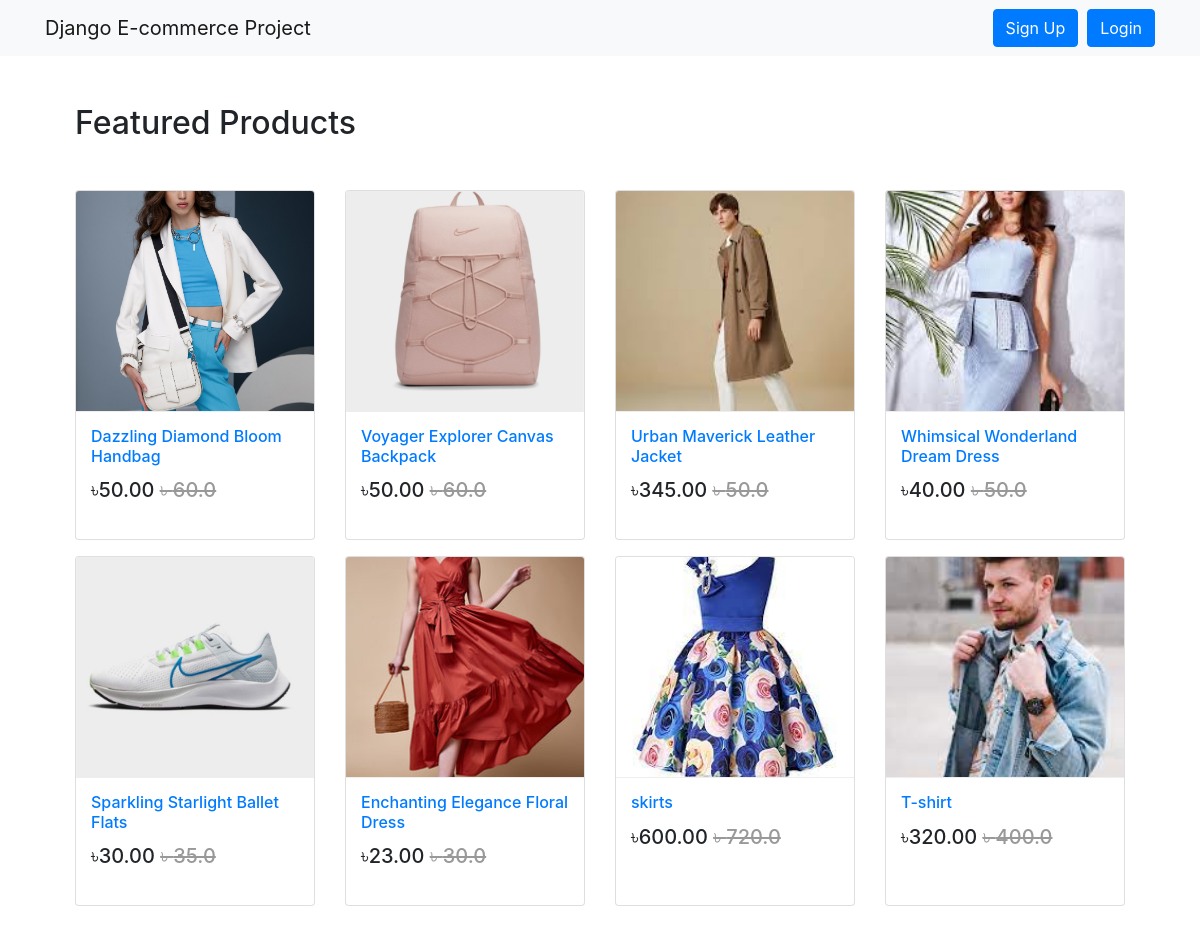
The page / on the database its author committed.
### shop/models.py (models this page shows, shortened)
class Product(models.Model):
    mainimage= models.ImageField(upload_to='Products')
    name=models.CharField(max_length=264)
    category=models.ForeignKey(Category,on_delete=models.CASCADE,related_name='category')
    preview_text=models.TextField(max_length=200,verbose_name='Preview Text')
    detail_text=models.TextField(max_length=1000,verbose_name='Description')
    price=models.FloatField()
    old_price=models.FloatField(default=0.00)
    created_date=models.DateTimeField(auto_now_add=True)
    class Meta:
        ordering=['-created_date']

### shop/views.py (the view)
# urls.py: path('',views.Home.as_view(),name="home"),
class Home(ListView):
    model=Product
    template_name='shop/home.html'

### templates/shop/home.html
{% extends 'base.html' %}
{% block content %}
<div class="container my-5">
    <h2 class="my-5">Featured Products</h2>
    <div class="row">{% for product in object_list %}
        <div class="col-md-6 col-sm-12 col-lg-3">
            <figure class="card card-product">
                <div class=" img-wrap">
                    <img src="{{product.mainimage.url}}" alt="{{product.name}}" width="100%" height="300px">
                </div>
                <figcaption class="info-wrap">
                    <h6 class="title"><a href="{% url 'product_detail' pk=product.pk %}">{{product.name}}</a></h6>
                    <div class="action-wrap">
                        <div class="price-wrap h5">
                            <span class="price-new"> &#2547;{{product.price|floatformat:2}}</span>
                            <span class="price-old"><strike> &#2547; {{product.old_price}}</strike></span>
                </figcaption>
            </figure>
        </div>{% endfor %}
    </div>
</div>
{% endblock content %}

### templates/base.html (shortened to what this page needs)
{% load static %}
<!DOCTYPE html>
<html lang="en">
<head>
    <link rel="stylesheet" href="https://stackpath.bootstrapcdn.com/bootstrap/4.3.1/css/bootstrap.min.css">
    <link href="https://cdnjs.cloudflare.com/ajax/libs/font-awesome/5.10.2/css/all.css" rel="stylesheet">
    <link rel="stylesheet" href="{% static 'css/main.css' %}">
</head>
<body>
    {% include 'navbar.html' %}
<div class="container">
    <div class="messages container mt-2">
    {% block content %}
    {% endblock content %}
</div>
</body>
</html>

### templates/navbar.html (shortened to what this page needs)
{% load cart_tags %}
<nav class="navbar navbar-expand-lg navbar-light bg-light">
  <div class="container">
    <a class="navbar-brand" href="{% url 'home' %}">Django E-commerce Project</a>
    <div class="collapse navbar-collapse" id="navbarNav">
      <ul class="navbar-nav ml-auto">
        <li class="nav-item">
            <a href="{% url 'signup' %}" class="btn btn-primary">Sign Up</a>&nbsp;&nbsp;
          </li>
        {% if request.user.is_authenticated %}
        <li class="nav-item">
          <a href="{% url 'cart' %}" class="nav-link">
              <i class="fa fa-shopping-cart"> Cart
              <sup><span class="badge badge-light">{{ request.user | cart_total }}</span></sup></i>
          </a>
        </li>
        <li class="nav-item">
        </li>
        <li class="nav-item dropdown">
          <a class="nav-link dropdown-toggle" href="#" id="navbarDropdown" role="button" data-toggle="dropdown" aria-haspopup="true" aria-expanded="false"><i class="fas fa-user-tie"></i> {{request.user.profile.username}}</a>
          <div class="dropdown-menu" aria-labelledby="nabbarDropdown">
            <a class="dropdown-item" href="{% url 'profile' %}">Profile</a>
            <a class="dropdown-item" href="{% url 'orders' %}">Orders</a>
            <div class="dropdown-divider"></div>
            <a class="dropdown-item" href="{% url 'logout' %}">Logout</a>
          </div>
        </li>
        {% else %}
        <li class="nav-item">
          <a href="{% url 'login' %}" class="btn btn-primary">Login</a>
        </li>
        {% endif %}
      </ul>
    </div>
  </div>
</nav>

### templates/base.html (style rules this page uses)
.card { height:350px; }
.card-product:after { content:""; display:table; clear: both; visibility: hidden; }
.card-product .price-old { color: #999; }
.card-product .img-wrap { border-radius: 3px 3px 0 0; overflow: hidden; position: relative; height: 220px; text-align: center; }
.card-product .img-wrap img { max-height: 100%; max-width: 100%; object-fit: cover; }
.card-product .info-wrap { overflow: hidden; padding: 15px; border-top: 1px solid #eee; }
.card-product .action-wrap { margin-top: 4px; padding-top: 4px; }
.card-product .title { margin-top: 0px; }

### rows shown on the page
Product: mainimage (picture), name "Dazzling Diamond Bloom Handbag", price "50.00", old_price "60.0"
Product: mainimage (picture), name "Voyager Explorer Canvas Backpack", price "50.00", old_price "60.0"
Product: mainimage (picture), name "Urban Maverick Leather Jacket", price "345.00", old_price "50.0"
Product: mainimage (picture), name "Whimsical Wonderland Dream Dress", price "40.00", old_price "50.0"
Product: mainimage (picture), name "Sparkling Starlight Ballet Flats", price "30.00", old_price "35.0"
Product: mainimage (picture), name "Enchanting Elegance Floral Dress", price "23.00", old_price "30.0"
Product: mainimage (picture), name "skirts", price "600.00", old_price "720.0"
Product: mainimage (picture), name "T-shirt", price "320.00", old_price "400.0"
